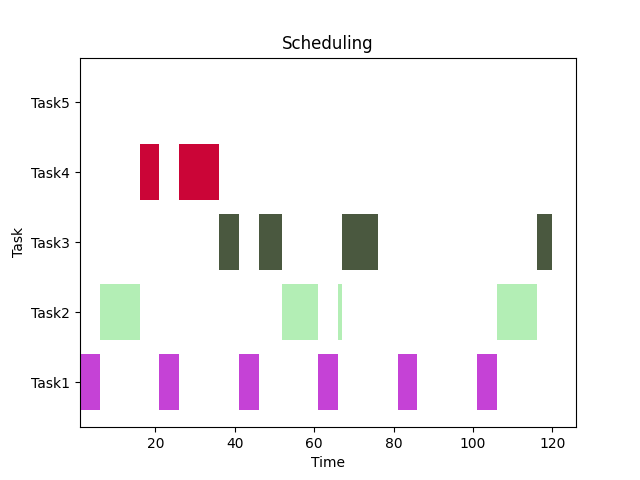
#> input picture HW1/img/scheduling_0_True.png, 640 x 480 px
$ python -i taskset.py   (imports and definitions only)
#> lines starting #> are read from the running program, lines starting #| are printed output that depends on the picture
#!/usr/bin/env python

"""
taskSet.py - parser for task set from JSON file
"""

import json
import random
from time import sleep

import numpy as np
from matplotlib import pyplot as plt

READY = 0
RUNNING = 1
BLOCKED = 2
FINISHED = 3
MISSED = 4

NP_PRIORITY = -2
NPP_PRIORITY = -1

NPP = 0
HLP = 1

RM = 0
DM = 1


# [42 lines left out: function plot_tasks, not called in this run]


class TaskSetJsonKeys(object):
    # Task set
    KEY_TASKSET = "taskset"

    # Task
    KEY_TASK_ID = "taskId"
    KEY_TASK_PERIOD = "period"
    KEY_TASK_WCET = "wcet"
    KEY_TASK_DEADLINE = "deadline"
    KEY_TASK_OFFSET = "offset"
    KEY_TASK_SECTIONS = "sections"

    # Schedule
    KEY_SCHEDULE_START = "startTime"
    KEY_SCHEDULE_END = "endTime"

    # Release times
    KEY_RELEASETIMES = "releaseTimes"
    KEY_RELEASETIMES_JOBRELEASE = "timeInstant"
    KEY_RELEASETIMES_TASKID = "taskId"


class TaskSetIterator:
    # [4 lines left out: function __init__, not called in this run]

    def __next__(self):
        key = next(self.keys)
        return self.taskSet.tasks[key]


class TaskInstanceInterval:
    # [7 lines left out: function __init__, not called in this run]

    def __repr__(self):
        return str(self)

    def __str__(self):
        return f"interval [{self.start}, {self.end}) task {self.job.task.id} job {self.job.id} semaphore {self.semaphore_id}"


class TaskSetDefinition(object):
    def __init__(self, data):
        self.jobs = None
        self.tasks = {}
        self.all_resources = {}
        self.parse_data_to_tasks(data)

    def parse_data_to_tasks(self, data):

        for taskData in data[TaskSetJsonKeys.KEY_TASKSET]:
            task = Task(taskData)

            self.all_resources.update(task.get_all_task_resources())

            if task.id in self.tasks:
                print("Error: duplicate task ID: {0}".format(task.id))
                return

            if task.period < 0 and task.deadline < 0:
                print("Error: aperiodic task must have positive relative deadline")
                return

            self.tasks[task.id] = task

    def __contains__(self, elt):
        return elt in self.tasks

    def __iter__(self):
        return iter(self.tasks.values())

    def __len__(self):
        return len(self.tasks)

    def get_task_by_id(self, taskId):
        return self.tasks[taskId]

    # [31 lines left out: functions print_tasks, buildJobReleases, not called in this run]

    def __contains__(self, elt):
        return elt in self.tasks

    def __iter__(self):
        return TaskSetIterator(self)

    def __len__(self):
        return len(self.tasks)

    def getTaskById(self, taskId):
        return self.tasks[taskId]

    # [24 lines left out: functions printTasks, generate_gantt_chart, not called in this run]


class Task(object):
    # [25 lines left out: functions __init__, get_all_task_resources, spawn_job, not called in this run]

    def __str__(self):
        return f"task {self.id}: (Φ,T,C,D,∆) = " \
               f"({self.offset}, {self.period}, {self.wcet}, {self.deadline}, {self.sections}))"


class TaskInstance(object):

    # [27 lines left out: functions __init__, get_resource_held, get_resource_waiting, not called in this run]

    def get_remaining_section_time(self):
        return self.section_time - self.section_runtime

    # [26 lines left out: function execute, not called in this run]

    def execute_to_completion(self):
        return self.task.wcet - self.total_runtime

    def is_completed(self):
        return self.total_runtime == self.task.wcet

    def __str__(self):
        return f"[{self.task.id}:{self.id}] released at {self.arrive} -> deadline at {self.deadline}"


class TaskInstanceQueue(object):

    # [16 lines left out: functions __init__, update_jobs, not called in this run]

    def add_job(self, job):
        print(f"add_job {job}")
        self.running_set.add(job)

    # [9 lines left out: function get_total_runtime, not called in this run]


class Scheduler(object):
    def __init__(self, data, algorithm=DM, resource_access_protocol=NPP, preemptive=True):
        self.task_set = TaskSetDefinition(data)
        self.job_queue = TaskInstanceQueue()
        self.intervals = []
        self.algorithm = algorithm
        self.resource_access_protocol = resource_access_protocol
        self.preemptive = preemptive
        self.timer = 0
        self.start_time = float(data[TaskSetJsonKeys.KEY_SCHEDULE_START])
        self.end_time = float(data[TaskSetJsonKeys.KEY_SCHEDULE_END])

    def print_interval(self):
        for interval in self.intervals:
            print(interval)

    # [117 lines left out: functions get_highest_priority_task_instance_resource, get_running_task_instance, get_task_instance_to_run, get_task_priority, schedule_tasks, check_condition, not called in this run]

    def get_utilization(self):
        print("Calculating utilization...")
        return self.job_queue.get_total_runtime() / (self.end_time - self.start_time)


# [24 lines left out: function main, not called in this run]


# [2 lines not run here, left out]

>>> import cv2
>>> picture = cv2.imread('../HW1/img/scheduling_0_True.png', cv2.IMREAD_GRAYSCALE)
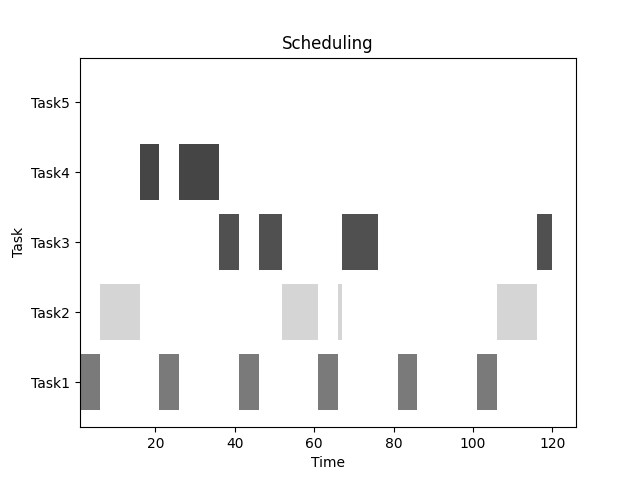
#> picture: shape (480, 640); min 0, max 255, mean 243.3
>>> result = Scheduler(picture).get_task_instance_to_run()
#> after the loop in parse_data_to_tasks, `for taskData in data[TaskSetJsonKeys.KEY_TASKSET]:`: self.all_resources = 0 items
#> (the run stopped early here; a loop or call above may not have finished)
